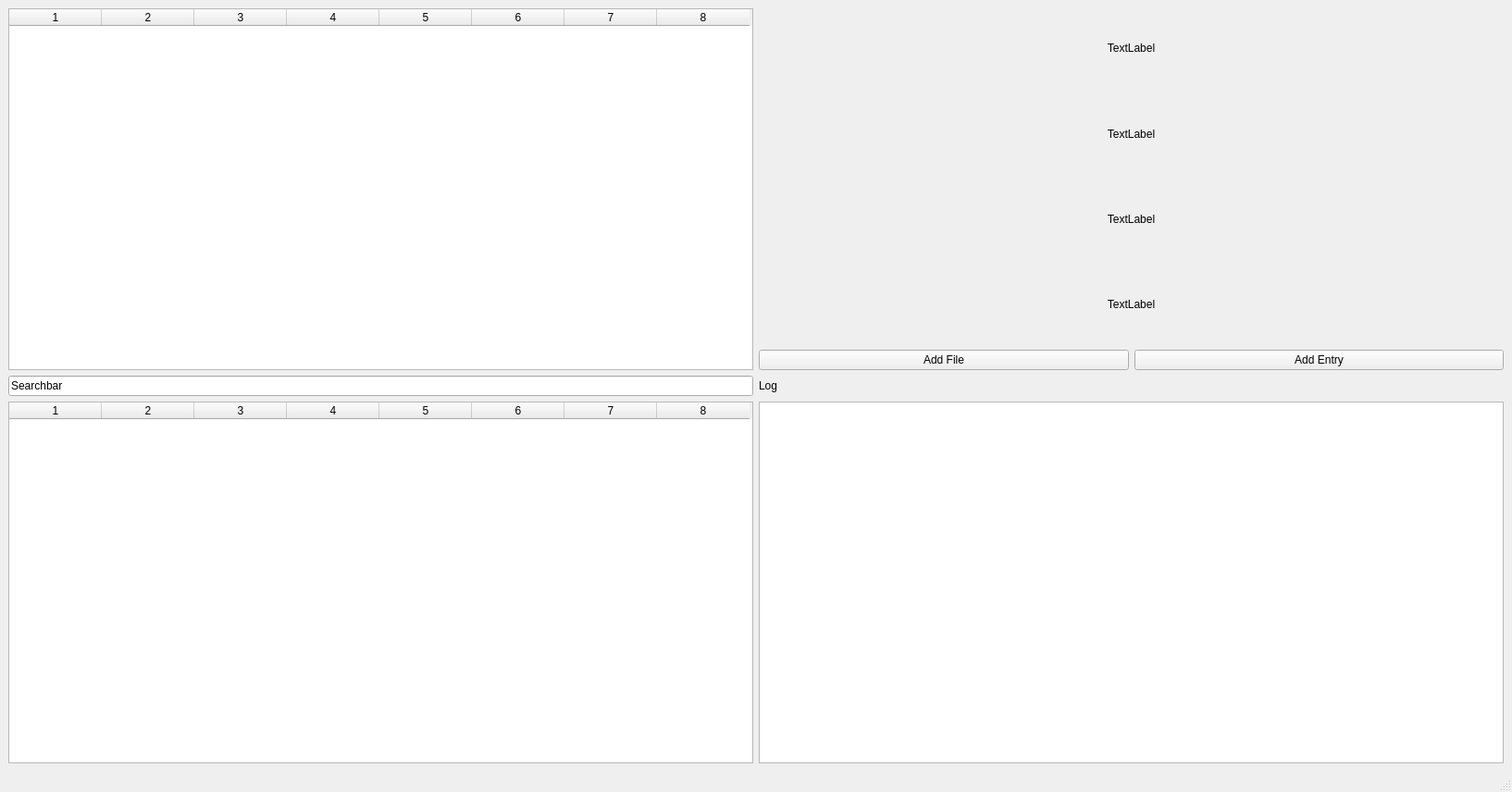
<?xml version="1.0" encoding="UTF-8"?>
<ui version="4.0">
 <class>MainWindow</class>
 <widget class="QMainWindow" name="MainWindow">
  <property name="geometry">
   <rect>
    <x>0</x>
    <y>0</y>
    <width>1634</width>
    <height>856</height>
   </rect>
  </property>
  <property name="minimumSize">
   <size>
    <width>1634</width>
    <height>856</height>
   </size>
  </property>
  <property name="windowTitle">
   <string>MainWindow</string>
  </property>
  <property name="autoFillBackground">
   <bool>false</bool>
  </property>
  <widget class="QWidget" name="centralwidget">
   <layout class="QHBoxLayout" name="horizontalLayout">
    <item>
     <layout class="QGridLayout" name="gridLayout_2">
      <property name="sizeConstraint">
       <enum>QLayout::SetFixedSize</enum>
      </property>
      <item row="0" column="0">
       <widget class="QTableWidget" name="tableWidget_2">
        <property name="columnCount">
         <number>8</number>
        </property>
        <column/>
        <column/>
        <column/>
        <column/>
        <column/>
        <column/>
        <column/>
        <column/>
       </widget>
      </item>
      <item row="1" column="0">
       <widget class="QLineEdit" name="lineEdit">
        <property name="text">
         <string>Searchbar</string>
        </property>
       </widget>
      </item>
      <item row="0" column="1">
       <layout class="QVBoxLayout" name="verticalLayout">
        <item>
         <widget class="QLabel" name="label">
          <property name="text">
           <string>TextLabel</string>
          </property>
          <property name="alignment">
           <set>Qt::AlignCenter</set>
          </property>
          <property name="wordWrap">
           <bool>false</bool>
          </property>
         </widget>
        </item>
        <item>
         <widget class="QLabel" name="label_4">
          <property name="text">
           <string>TextLabel</string>
          </property>
          <property name="alignment">
           <set>Qt::AlignCenter</set>
          </property>
         </widget>
        </item>
        <item>
         <widget class="QLabel" name="label_3">
          <property name="text">
           <string>TextLabel</string>
          </property>
          <property name="alignment">
           <set>Qt::AlignCenter</set>
          </property>
         </widget>
        </item>
        <item>
         <widget class="QLabel" name="label_2">
          <property name="text">
           <string>TextLabel</string>
          </property>
          <property name="alignment">
           <set>Qt::AlignCenter</set>
          </property>
         </widget>
        </item>
        <item>
         <layout class="QHBoxLayout" name="horizontalLayout_2">
          <item>
           <widget class="QPushButton" name="pushButton_2">
            <property name="text">
             <string>Add File</string>
            </property>
           </widget>
          </item>
          <item>
           <widget class="QPushButton" name="pushButton">
            <property name="text">
             <string>Add Entry</string>
            </property>
           </widget>
          </item>
         </layout>
        </item>
       </layout>
      </item>
      <item row="3" column="0">
       <widget class="QTableWidget" name="tableWidget">
        <property name="gridStyle">
         <enum>Qt::NoPen</enum>
        </property>
        <property name="sortingEnabled">
         <bool>true</bool>
        </property>
        <property name="columnCount">
         <number>8</number>
        </property>
        <column/>
        <column/>
        <column/>
        <column/>
        <column/>
        <column/>
        <column/>
        <column/>
       </widget>
      </item>
      <item row="1" column="1">
       <widget class="QLabel" name="label_5">
        <property name="text">
         <string>Log</string>
        </property>
       </widget>
      </item>
      <item row="3" column="1">
       <widget class="QTextBrowser" name="textBrowser"/>
      </item>
     </layout>
    </item>
   </layout>
  </widget>
  <widget class="QMenuBar" name="menubar">
   <property name="geometry">
    <rect>
     <x>0</x>
     <y>0</y>
     <width>1634</width>
     <height>22</height>
    </rect>
   </property>
  </widget>
  <widget class="QStatusBar" name="statusbar"/>
 </widget>
 <tabstops>
  <tabstop>tableWidget_2</tabstop>
  <tabstop>lineEdit</tabstop>
  <tabstop>tableWidget</tabstop>
 </tabstops>
 <resources/>
 <connections/>
</ui>
